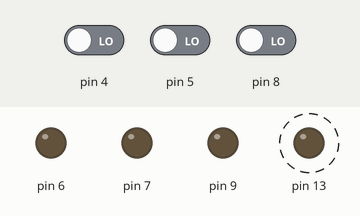
This program was run on a simulated Arduino Uno, built with avr-gcc and run on an emulated ATmega328P. Shown: output pins drawn as LEDs (lit = HIGH). Dashed ring = blinking. The test bench sets the inputs (shaded band); at power-on: pin 5 LOW, pin 8 LOW, pin 4 LOW.

Above: at 5.8 s.
5.9 s: pin 5 driven HIGH
At 8.6 s:
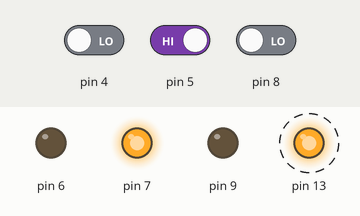
12.1 s: pin 8 driven HIGH
At 14.3 s:
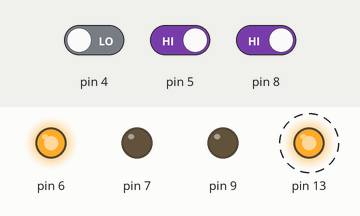
18.3 s: pin 8 driven LOW
At 19.3 s:
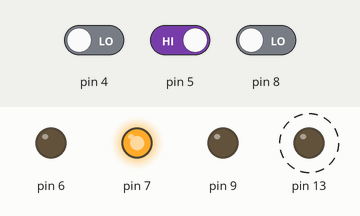
24.5 s: pin 5 driven LOW
At 26.8 s:
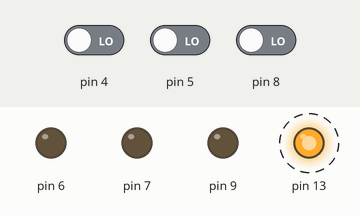
30.7 s: pin 4 driven HIGH and pin 8 driven HIGH
At 32.8 s:
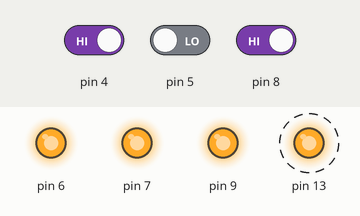
Timing chart, 0 to 37.5 s (numbered marks = the images above; inputs shaded):
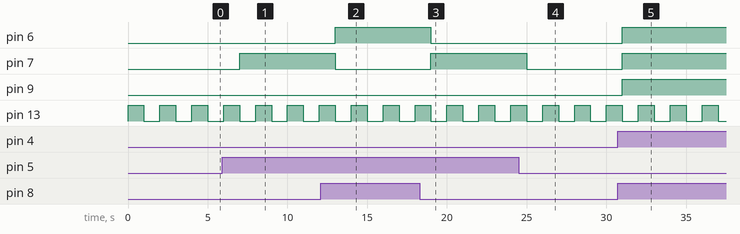

The program:

main.cpp
```cpp
#include <Arduino.h>
int X;
int Y,A,B,C,D,P,Q;

void disp_7447(int D,int C,int B,int A)
{
  digitalWrite(2,A);
  digitalWrite(3,B);

}
void setup() {
        pinMode(13,OUTPUT);
        pinMode(7,OUTPUT);
        pinMode(6,OUTPUT);
        pinMode(4,INPUT);
        pinMode(5,INPUT);
        pinMode(8,INPUT);
        pinMode(9,OUTPUT);
        digitalWrite(7,0);
        digitalWrite(6,0);
 }
void loop() {
digitalWrite(13,HIGH);
delay(1000);
X=digitalRead(8);
A=digitalRead(4);
B=digitalRead(5);

P=(B&&!X) || (!B&&A&&X);
Q=(X);
Y=(A&&!B&&X);
digitalWrite(7,P);
digitalWrite(6,Q);
digitalWrite(9,Y);

disp_7447(D,C,B,A);
digitalWrite(13,LOW);
delay(1000);
}
```

Measured:
- after the input at 5.9 s, pin 7: LOW → HIGH after 1.1 s
- after the input at 12.1 s, pin 6: LOW → HIGH after 0.90 s; pin 7: HIGH → LOW after 0.90 s
- after the input at 18.3 s, pin 6: HIGH → LOW after 0.70 s; pin 7: LOW → HIGH after 0.70 s
- after the input at 24.5 s, pin 7: HIGH → LOW after 0.50 s
- after the input at 30.7 s, pin 6, pin 7, pin 9: LOW → HIGH after 0.30 s
- by itself, pin 13: alternates HIGH for 1.0 s and LOW for 1.0 s
